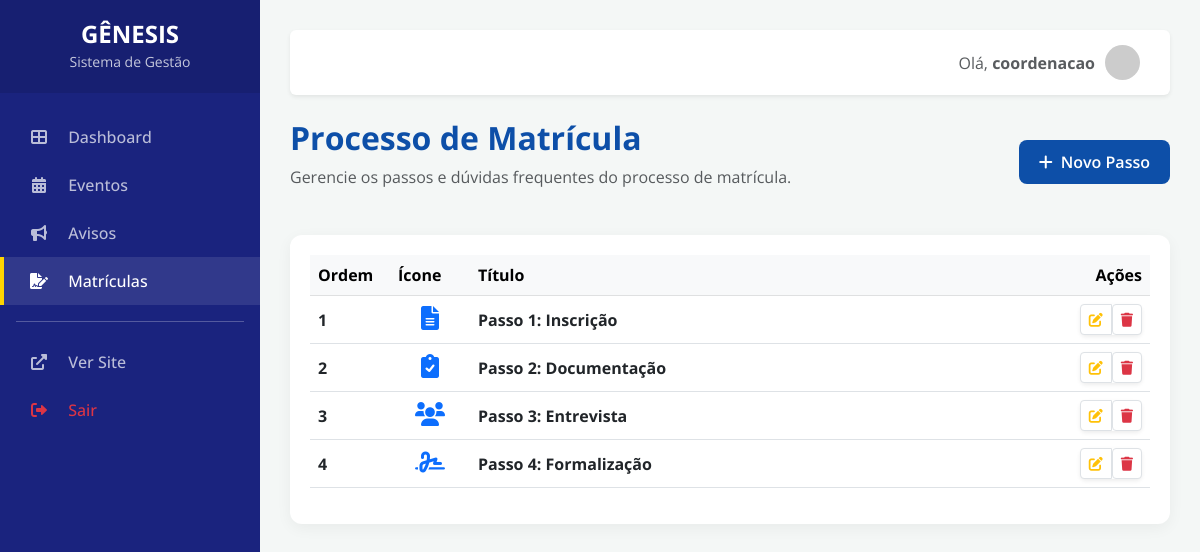
/gestao/gerenciar_matriculas.php (signed in), run on the app's committed database.
### tables this page shows
CREATE TABLE IF NOT EXISTS enrollment_steps (
    id INT AUTO_INCREMENT PRIMARY KEY,
    step_title VARCHAR(150) NOT NULL,
    step_description TEXT,
    icon VARCHAR(50),
    order_num INT DEFAULT 0,
    created_at TIMESTAMP DEFAULT CURRENT_TIMESTAMP
);

### gestao/gerenciar_matriculas.php (the view, shortened to what this page needs)
<?php
require_once __DIR__ . '/../config/config.php';
$action = $_GET['action'] ?? 'list';
$steps = $pdo->query("SELECT * FROM enrollment_steps ORDER BY order_num ASC")->fetchAll();
?>
<!DOCTYPE html>
<html lang="pt-BR">
<head>
    <link href="https://cdn.jsdelivr.net/npm/bootstrap@5.3.0/dist/css/bootstrap.min.css" rel="stylesheet">
    <link rel="stylesheet" href="https://cdnjs.cloudflare.com/ajax/libs/font-awesome/6.0.0/css/all.min.css">
    <link rel="stylesheet" href="../public/assets/css/admin.css">
</head>
<body>
<div class="admin-wrapper">
    <aside class="sidebar">
        <div class="sidebar-header">
            <h4 class="mb-0 fw-bold">GÊNESIS</h4>
            <small class="opacity-75">Sistema de Gestão</small>
        </div>
        <nav class="sidebar-menu">
            <a href="painel.php"><i class="fas fa-th-large"></i> Dashboard</a>
            <a href="gerenciar_eventos.php"><i class="fas fa-calendar-alt"></i> Eventos</a>
            <a href="gerenciar_avisos.php"><i class="fas fa-bullhorn"></i> Avisos</a>
            <a href="gerenciar_matriculas.php" class="active"><i class="fas fa-file-signature"></i> Matrículas</a>
            <hr class="mx-3 opacity-25">
            <a href="../public/index.php" target="_blank"><i class="fas fa-external-link-alt"></i> Ver Site</a>
            <a href="logout.php" class="text-danger"><i class="fas fa-sign-out-alt"></i> Sair</a>
        </nav>
    </aside>
    <main class="main-content">
        <div class="top-nav mb-4 rounded shadow-sm">
            <div class="user-profile">
                <span class="fw-600 text-muted">Olá, <strong><?php echo htmlspecialchars($_SESSION['gestao_usuario']); ?></strong></span>
                <img src="https://ui-avatars.com/api/?name=<?php echo $_SESSION['gestao_usuario']; ?>&background=0d4fa8&color=fff" alt="User" class="rounded-circle" width="35">
            </div>
        </div>
        <div class="page-header d-flex justify-content-between align-items-center">
            <div>
                <h2>Processo de Matrícula</h2>
                <p class="text-muted">Gerencie os passos e dúvidas frequentes do processo de matrícula.</p>
            </div>
            <?php if ($action === 'list'): ?>
                <a href="?action=add" class="btn btn-admin btn-admin-primary"><i class="fas fa-plus me-2"></i>Novo Passo</a>
            <?php endif; ?>
        </div>
        <?php if ($action === 'list'): ?>
            <div class="admin-card">
                <div class="table-responsive">
                    <table class="table table-hover align-middle">
                        <thead class="table-light">
                            <tr>
                                <th width="80">Ordem</th>
                                <th width="80">Ícone</th>
                                <th>Título</th>
                                <th class="text-end">Ações</th>
                            </tr>
                        </thead>
                        <tbody>
                            <?php foreach ($steps as $s): ?>
                            <tr>
                                <td class="fw-bold"><?php echo htmlspecialchars($s['order_num']); ?></td>
                                <td class="text-center"><i class="fas <?php echo htmlspecialchars($s['icon']); ?> fs-4 text-primary"></i></td>
                                <td class="fw-bold"><?php echo htmlspecialchars($s['step_title']); ?></td>
                                <td class="text-end">
                                    <div class="btn-group shadow-sm">
                                        <a href="?action=edit&id=<?php echo $s['id']; ?>" class="btn btn-sm btn-white text-warning border"><i class="fas fa-edit"></i></a>
                                        <form method="POST" class="d-inline" onsubmit="return confirm('Tem certeza?');">
                                            <button type="submit" class="btn btn-sm btn-white text-danger border"><i class="fas fa-trash"></i></button>
                                        </form>
                                    </div>
                                </td>
                            </tr>
                            <?php endforeach; ?>
                        </tbody>
                    </table>
                </div>
            </div>
        <?php endif; ?>
    </main>
</div>
</body>
</html>

### assets/css/admin.css (style rules this page uses)
:root { --admin-primary: #0d4fa8; --admin-secondary: #f8f9fa; --admin-sidebar: #1a237e; --admin-accent: #ffd400; --admin-text: #333; --admin-bg: #f4f7f6; }
body { background-color: var(--admin-bg); font-family: 'Open Sans', sans-serif; }
.admin-wrapper { display: flex; min-height: 100vh; }
.sidebar { width: 260px; background-color: var(--admin-sidebar); color: #fff; transition: all 0.3s; position: fixed; height: 100vh; z-index: 1000; }
.sidebar-header { padding: 20px; background: rgba(0,0,0,0.1); text-align: center; }
.sidebar-menu { padding: 20px 0; }
.sidebar-menu a { padding: 12px 25px; display: block; color: rgba(255,255,255,0.7); text-decoration: none; transition: 0.3s; font-weight: 500; border-left: 4px solid transparent; }
.sidebar-menu a i { margin-right: 15px; width: 20px; text-align: center; }
.sidebar-menu a:hover, .sidebar-menu a.active { color: #fff; background: rgba(255,255,255,0.1); border-left-color: var(--admin-accent); }
.main-content { flex: 1; margin-left: 260px; padding: 30px; }
.admin-card { background: #fff; border-radius: 12px; box-shadow: 0 4px 15px rgba(0,0,0,0.05); border: none; transition: 0.3s; padding: 20px; }
.page-header { margin-bottom: 30px; }
.page-header h2 { font-weight: 700; color: var(--admin-primary); }
.btn-admin { padding: 10px 20px; border-radius: 8px; font-weight: 600; transition: 0.3s; }
.btn-admin-primary { background-color: var(--admin-primary); color: #fff; border: none; }
.top-nav { background: #fff; padding: 15px 30px; box-shadow: 0 2px 10px rgba(0,0,0,0.05); display: flex; justify-content: flex-end; align-items: center; }
.user-profile { display: flex; align-items: center; gap: 10px; }

### data on the page
enrollment_steps: order_num "1", step_title "Passo 1: Inscrição"
enrollment_steps: order_num "2", step_title "Passo 2: Documentação"
enrollment_steps: order_num "3", step_title "Passo 3: Entrevista"
enrollment_steps: order_num "4", step_title "Passo 4: Formalização"

### other printed values
$_SESSION['gestao_usuario'] "coordenacao"
